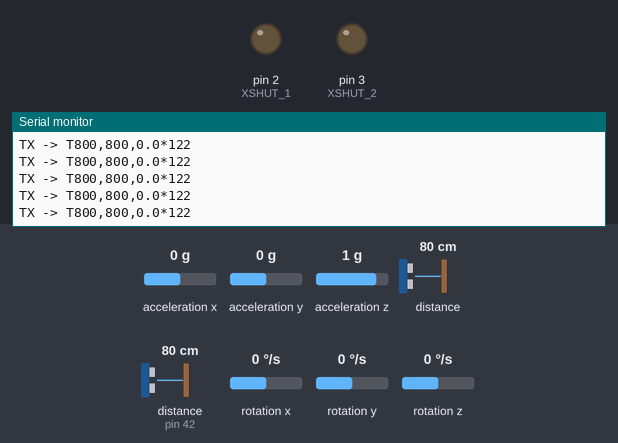
A sketch run on a simulated Arduino Mega 2560, built with avr-gcc and run on an emulated ATmega2560. On the bench: output pins drawn as LEDs (lit = HIGH), the last lines printed to the serial monitor. The inputs (shaded band) are chosen by the test bench; at power-on: distance to the obstacle 80 cm, distance to the obstacle (sensor on pin 42) 80 cm, rotation z 0 °/s, acceleration x 0 g, acceleration y 0 g, acceleration z 1 g, rotation x 0 °/s, rotation y 0 °/s.

Above: at 3.2 s.
3.3 s: distance to the obstacle (sensor 0) set to 2 cm
At 3.58 s:
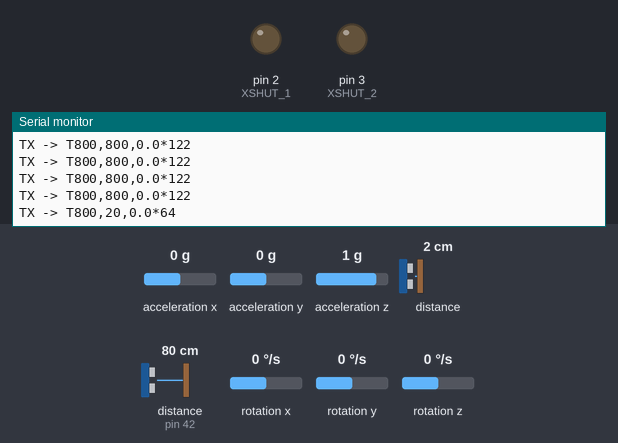
4.8 s: distance to the obstacle (sensor on pin 42) set to 2 cm
At 4.93 s:
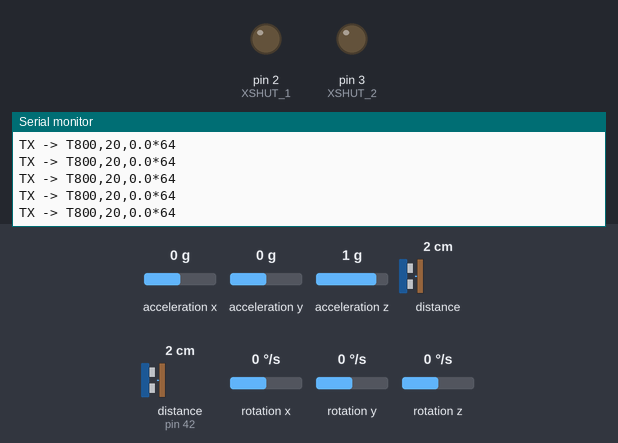
6.3 s: rotation z set to -192 °/s
At 6.43 s:
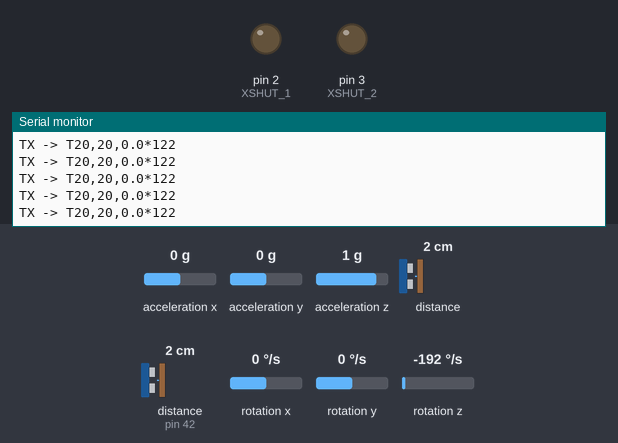
7.8 s: distance to the obstacle (sensor on pin 42) set to 4 cm
At 7.94 s:
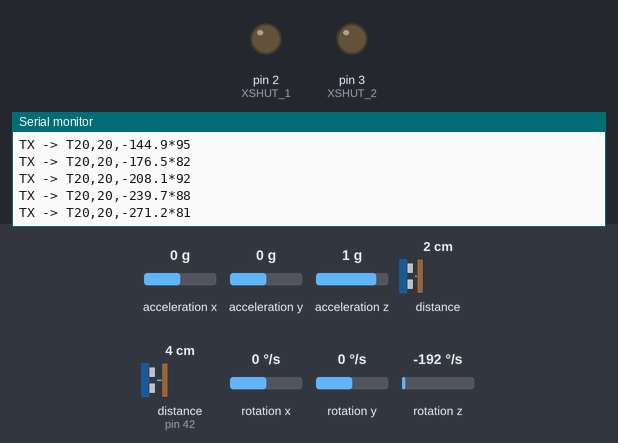
9.3 s: distance to the obstacle (sensor 0) set to 4 cm
At 9.45 s:
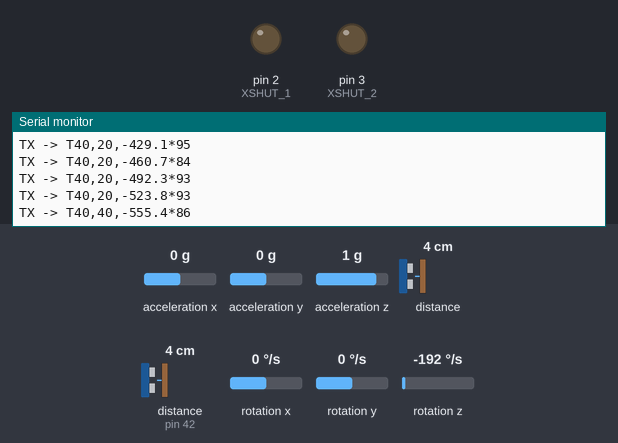
Timing chart, 0 to 11.8 s (numbered marks = the images above; inputs shaded):
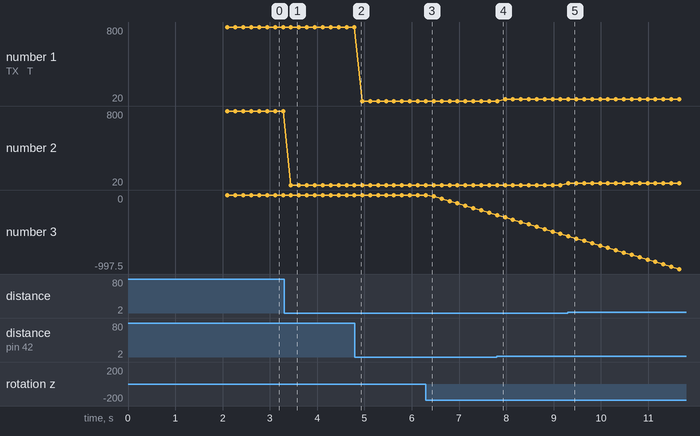

The sketch:

telemetria_test.ino
```cpp
/*
 * telemetria_test.ino — Equipo CHUISA ARCITEP (WRO 2026 Future Engineers)
 *
 * PAPEL EN LA MISIÓN:
 *   Une los Bloques 3 (sensores) y 4 (UART): el Arduino lee sus sensores y los
 *   reporta a la Raspberry Pi en tiempo real (el "sistema nervioso" del robot).
 *
 *   Lee 2x ToF VL53L1X + MPU-6050 y los envia por Serial1 con el formato:
 *       T<tof_izq>,<tof_der>,<yaw>*<checksum>
 *   El checksum (XOR) permite a la Pi descartar mensajes corruptos.
 *
 * ALCANCE ACTUAL vs ARQUITECTURA:
 *   La arquitectura define la telemetria completa T<tof_l>,<tof_f>,<tof_r>,<yaw>,<enc>.
 *   Hoy se envia lo que EXISTE: 2 ToF + yaw. Faltan por integrar (cuando existan):
 *     - 3er ToF (frontal)         -> deteccion de esquina/parada
 *     - encoder (motor JGB37)     -> odometria (meta y parking)
 *
 * CONEXIONES: bus I2C en A4/A5 (compartido); XSHUT en D2 (#1) y D3 (#2).
 *             UART hacia la Pi por Serial1 (TX1 via divisor de voltaje -> Pi RX).
 * LIBRERIAS: VL53L1X (Pololu), MPU6050_light (rfetick).
 */

#include <Wire.h>
#include <VL53L1X.h>
#include <MPU6050_light.h>

#define XSHUT_1 2
#define XSHUT_2 3

VL53L1X tofIzq, tofDer;     // asignacion izq/der provisional hasta el montaje fisico
MPU6050 mpu(Wire);

unsigned long ultimoEnvio = 0;
const unsigned long PERIODO_MS = 100;   // 10 telemetrias/seg (legible para validar)

byte calcularChecksum(String s) {
  byte cs = 0;
  for (unsigned int i = 0; i < s.length(); i++) cs ^= s[i];
  return cs;
}

void setup() {
  Serial.begin(115200);
  Serial1.begin(115200);
  Wire.begin();
  Wire.setClock(400000);

  // --- 2 ToF con re-direccionamiento XSHUT (#1 -> 0x2A, #2 -> 0x29) ---
  pinMode(XSHUT_1, OUTPUT); pinMode(XSHUT_2, OUTPUT);
  digitalWrite(XSHUT_1, LOW); digitalWrite(XSHUT_2, LOW);
  delay(10);
  pinMode(XSHUT_1, INPUT); delay(10);
  if (!tofIzq.init()) { Serial.println("ERROR ToF #1"); while (1) {} }
  tofIzq.setAddress(0x2A);
  tofIzq.setDistanceMode(VL53L1X::Long);
  tofIzq.setMeasurementTimingBudget(50000);
  tofIzq.startContinuous(50);
  pinMode(XSHUT_2, INPUT); delay(10);
  if (!tofDer.init()) { Serial.println("ERROR ToF #2"); while (1) {} }
  tofDer.setDistanceMode(VL53L1X::Long);
  tofDer.setMeasurementTimingBudget(50000);
  tofDer.startContinuous(50);

  // --- MPU (sensor QUIETO al arrancar para calibrar el bias) ---
  if (mpu.begin() != 0) { Serial.println("ERROR MPU"); while (1) {} }
  Serial.println("Calibrando MPU... NO MUEVAS nada (2 s).");
  delay(1000);
  mpu.calcOffsets();
  Serial.println("Enviando telemetria a la Pi...");
}

void loop() {
  mpu.update();   // actualizar el yaw con frecuencia

  if (millis() - ultimoEnvio >= PERIODO_MS) {
    int dIzq = tofIzq.read();
    int dDer = tofDer.read();
    float yaw = mpu.getAngleZ();

    String cuerpo = "T" + String(dIzq) + "," + String(dDer) + "," + String(yaw, 1);
    byte cs = calcularChecksum(cuerpo);
    Serial1.print(cuerpo); Serial1.print("*"); Serial1.println(cs);

    // eco por USB para depuracion
    Serial.print("TX -> "); Serial.print(cuerpo); Serial.print("*"); Serial.println(cs);
    ultimoEnvio = millis();
  }
}
```

Measured:
- after the input at 3.3 s, the serial monitor: prints a new line after 0.15 s (image 1)
- after the input at 9.3 s, the serial monitor: prints a new line at once (image 5)
- plotted number 1: 20 → 40 after the input at 7.8 s
- plotted number 2: 800 → 20 after the input at 3.3 s
- plotted number 3: 0 → -239.7 after the input at 6.3 s
